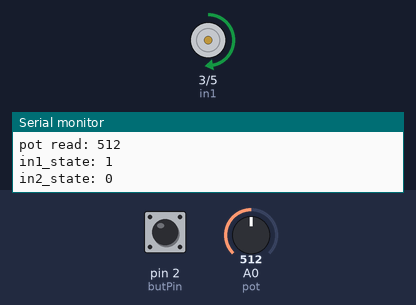
Simulated run of this sketch. Board: Arduino Uno, built with avr-gcc and run on an emulated ATmega328P. On the bench: motor-driver pin pairs drawn as motors (green arrow = first pin HIGH = forward, orange = second pin HIGH = backward, longer = more drive, scaled by the enable pin), the last lines printed to the serial monitor. Inputs (shaded band) come from the test bench; at power-on: A0 (pot) = 512, pin 2 (butPin) HIGH.

Above: at 1.8 s.
1.9 s: A0 (pot) set to 716
At 4.2 s:
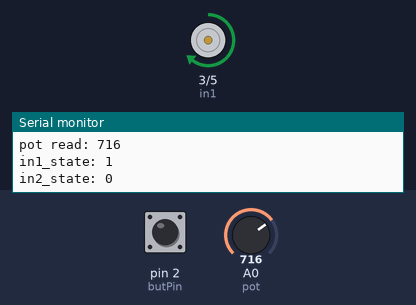
4.5 s: pin 2 (butPin) pulled LOW for 1.2 s
At 6.0 s:
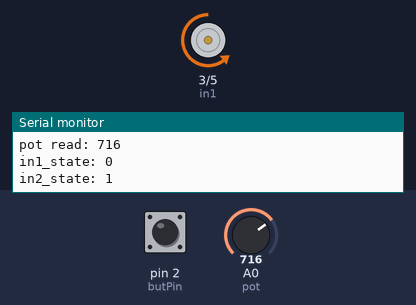
7.2 s: A0 (pot) set to 900
At 10.2 s:
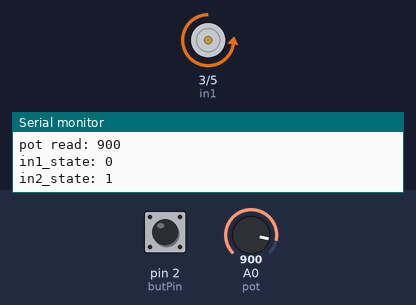
10.5 s: pin 2 (butPin) pulled LOW for 1.2 s
At 12.0 s:
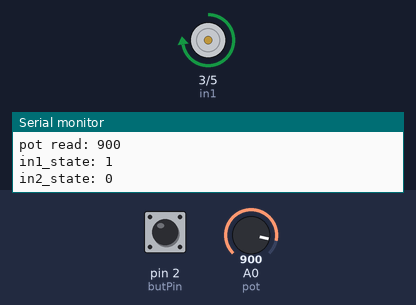
13.2 s: A0 (pot) set to 122
At 16.2 s:
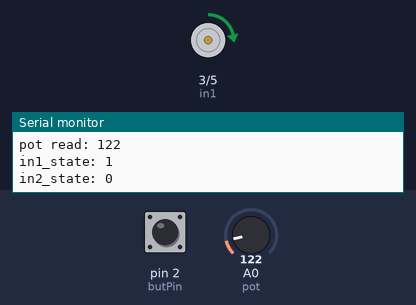
16.5 s: pin 2 (butPin) pulled LOW for 3.2 s
At 17.9 s:
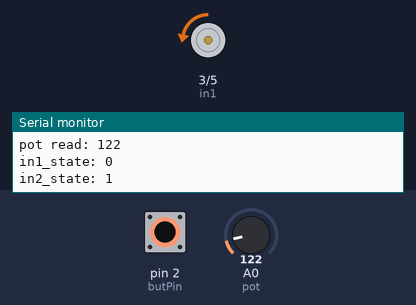
Timing chart, 0 to 19.5 s (numbered marks = the images above; inputs shaded):
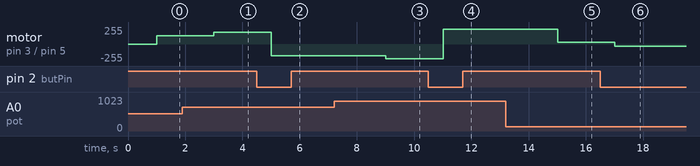

The sketch:

ME25I1007_TASK2.ino
```cpp
int in1 = 3; //digital
int in2 = 5; //digital
int ena = 11;//pwm
int pot = A0;
int butPin = 2;
float scale = 255/1023.;
int potRead;
int speed;
bool in1_state, in2_state;
void setup() {
  // put your setup code here, to run once:
  pinMode(in1, OUTPUT);
  pinMode(in2, OUTPUT);
  pinMode(ena, OUTPUT);
  pinMode(butPin,INPUT_PULLUP);
  attachInterrupt(digitalPinToInterrupt(butPin), toggle, FALLING);
  Serial.begin(9600);
  in1_state = HIGH;
  in2_state = LOW;
}

void loop() {
  // put your main code here, to run repeatedly:
  //assign direction
  digitalWrite(in1,in1_state);
  digitalWrite(in2,in2_state);

  potRead = analogRead(pot);
  Serial.print("pot read: ");Serial.println(potRead);
  Serial.print("in1_state: ");Serial.println(in1_state);
  Serial.print("in2_state: ");Serial.println(in2_state);
  delay(1000);
  //0-1023 -> 0-255 : change speed
  int speed = potRead*scale;
  analogWrite(ena,speed);
}

void toggle(){
  in1_state = !in1_state;
  in2_state = !in2_state;
}
```

Measured:
- after the input at 1.9 s, motor on pin 3 (in1) / pin 5 (in2): forward 127/255 → forward 178/255 after 1.1 s
- after the input at 4.5 s, motor on pin 3 (in1) / pin 5 (in2): forward 178/255 → backward 178/255 after 0.50 s
- after the input at 7.2 s, motor on pin 3 (in1) / pin 5 (in2): backward 178/255 → backward 224/255 after 1.8 s
- after the input at 10.5 s, motor on pin 3 (in1) / pin 5 (in2): backward 224/255 → forward 224/255 after 0.51 s
- after the input at 13.2 s, motor on pin 3 (in1) / pin 5 (in2): forward 224/255 → forward 30/255 after 1.8 s
- after the input at 16.5 s, motor on pin 3 (in1) / pin 5 (in2): forward 30/255 → backward 30/255 after 0.51 s
